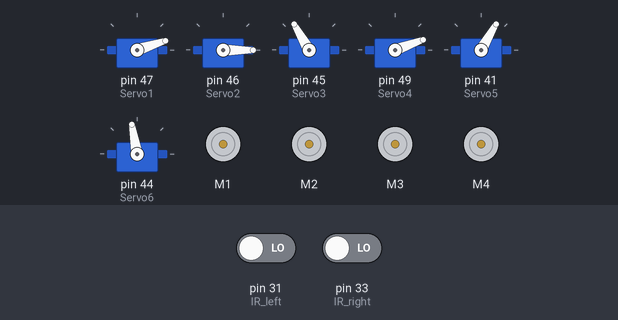
Recording of a sketch running on a simulated Arduino Mega 2560, built with avr-gcc and run on an emulated ATmega2560. Shown: 6 × servo, 4 × DC motor (green arrow = forward, orange = backward, longer = faster). Inputs (shaded band) come from the test bench; at power-on: pin 31 (IR_left) LOW, pin 33 (IR_right) LOW.

Above: at 1.2 s.
1.3 s: pin 31 (IR_left) driven HIGH
At 16.7 s:
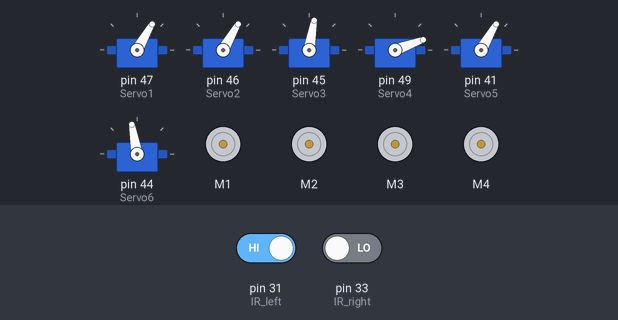
17.0 s: pin 33 (IR_right) driven HIGH
At 21.9 s:
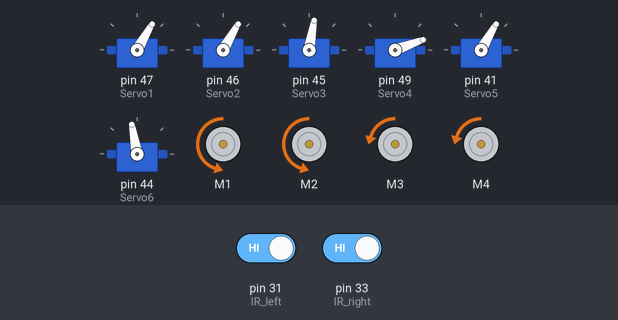
52.5 s: pin 33 (IR_right) driven LOW
At 63.5 s:
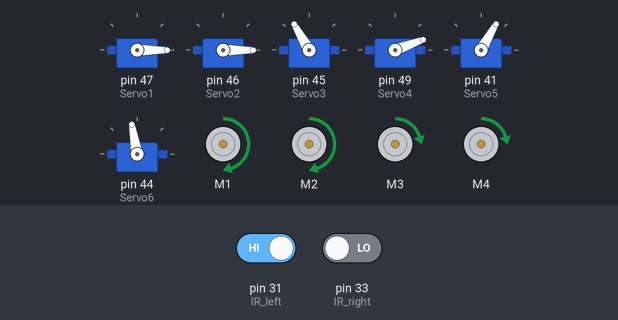
Timing chart, 0 to 97.9 s (numbered marks = the images above; inputs shaded):
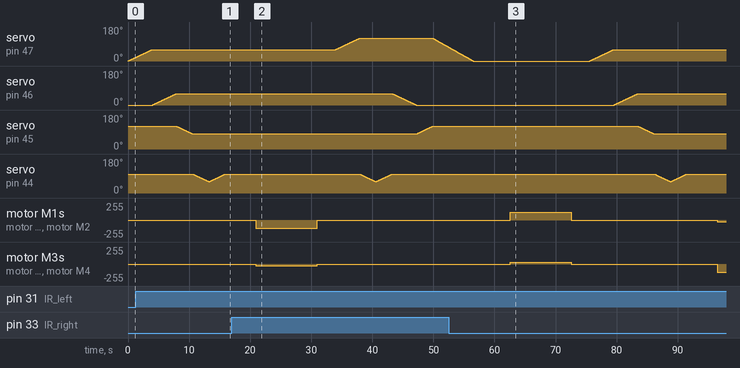

The sketch:

Setup_Robot_Final.ino
```cpp
#include <AFMotor.h>
#include <Servo.h>

AF_DCMotor motor1(1);
AF_DCMotor motor2(2);
AF_DCMotor motor3(3);
AF_DCMotor motor4(4);

Servo Servo1;
Servo Servo2;
Servo Servo3;
Servo Servo4;
Servo Servo5;
Servo Servo6;

int IR_left=31;
int IR_right=33;

void setup()
{
  int IR_left=31;
  int IR_right=33;

  Servo1.attach(47);
  Servo2.attach(46);
  Servo3.attach(45);
  Servo4.attach(49);
  Servo5.attach(41);
  Servo6.attach(44);

  Servo1.write(0);
  Servo2.write(0);
  Servo3.write(120);
  Servo4.write(20);
  Servo5.write(60);
  Servo6.write(100);

  motor1.setSpeed(90);
  motor1.run(RELEASE);

  motor2.setSpeed(90);
  motor2.run(RELEASE);

  motor3.setSpeed(90);
  motor3.run(RELEASE);

  motor4.setSpeed(90);
  motor4.run(RELEASE);
}

void loop()
{
  home_();

  pick_();

  delay(5000);

  motor1.run(BACKWARD);
  motor2.run(BACKWARD);
  motor3.run(BACKWARD);
  motor4.run(BACKWARD);

  if(digitalRead(IR_left)==1)
  {
    motor1.setSpeed(25);
    motor2.setSpeed(25);
    motor3.setSpeed(120);
    motor4.setSpeed(120);
  }

  if(digitalRead(IR_right)==1)
  {
    motor1.setSpeed(120);
    motor2.setSpeed(120);
    motor3.setSpeed(25);
    motor4.setSpeed(25);
  }

  if((digitalRead(IR_left)==0)&&(digitalRead(IR_right)==0))
  {
    motor1.setSpeed(90);
    motor2.setSpeed(90);
    motor3.setSpeed(90);
    motor4.setSpeed(90);
  }

  delay(10000);

  motor1.run(RELEASE);
  motor2.run(RELEASE);
  motor3.run(RELEASE);
  motor4.run(RELEASE);

  delay(3000);

  place_();

  home2_();

  delay(5000);

  Serial.println(digitalRead(IR_right));
  delay(1000);

  motor1.run(FORWARD);
  motor2.run(FORWARD);
  motor3.run(FORWARD);
  motor4.run(FORWARD);

  if(digitalRead(IR_left)==1)
  {
    motor1.setSpeed(120);
    motor2.setSpeed(120);
    motor3.setSpeed(25);
    motor4.setSpeed(25);
  }

  if(digitalRead(IR_right)==1)
  {
    motor1.setSpeed(25);
    motor2.setSpeed(25);
    motor3.setSpeed(120);
    motor4.setSpeed(120);
  }

  if((digitalRead(IR_left)==0)&&(digitalRead(IR_right)==0))
  {
    motor1.setSpeed(90);
    motor2.setSpeed(90);
    motor3.setSpeed(90);
    motor4.setSpeed(90);
  }

  delay(10000);
  motor1.run(RELEASE);
  motor2.run(RELEASE);
  motor3.run(RELEASE);
  motor4.run(RELEASE);
  delay(3000);


}

void home_()
{
  Servo1.write(0);
  Servo2.write(0);
  Servo3.write(120);
  Servo4.write(20);
  Servo5.write(60);
  Servo6.write(100);
}

void pick_()
{

  for(int i=0;i<=60;i++)
  {
    Servo1.write(i);
    delay(65);
  }
  for(int j=0;j<=60;j++)
  {
    Servo2.write(j);
    delay(65);
  }
  for(int k=120;k>=80;k--)
  {
    Servo3.write(k);
    delay(65);
  }
  for(int n=100;n>=60;n--)
  {
    Servo6.write(n);
    delay(65);
  }
  for(int n2=60;n2<=100;n2++)
  {
    Servo6.write(n2);
    delay(65);
  }
}

void place_()
{
  for(int i3=60;i3<=120;i3++)
  {
    Servo1.write(i3);
    delay(65);
  }
  for(int n3=100;n3>=60;n3--)
  {
    Servo6.write(n3);
    delay(65);
  }
  for(int n3=60;n3<=100;n3++)
  {
    Servo6.write(n3);
    delay(65);
  }
}

void home2_()
{
  for(int j4=60;j4>=0;j4--)
  {
    Servo2.write(j4);
    delay(65);
  }
  for(int k4=80;k4<=120;k4++)
  {
    Servo3.write(k4);
    delay(65);
  }
  for(int i4=120;i4>=0;i4--)
  {
    Servo1.write(i4);
    delay(55);
  }
}
```
